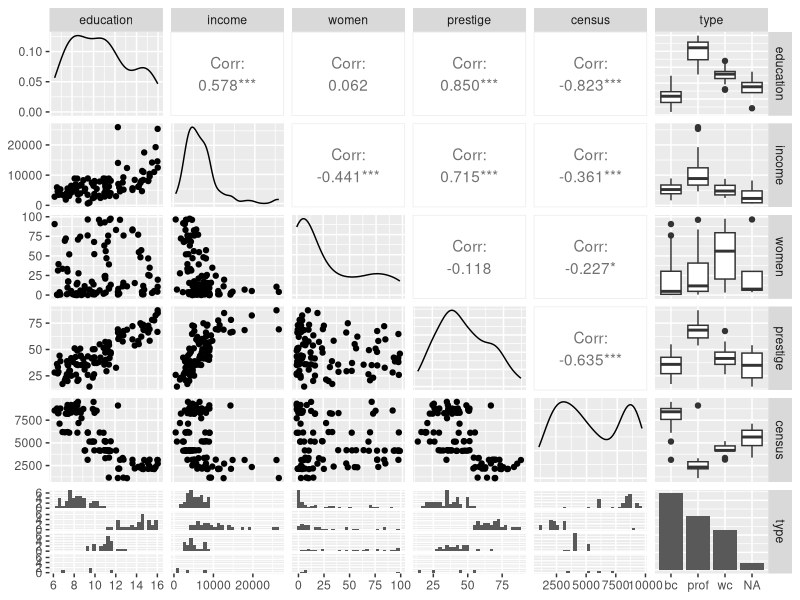
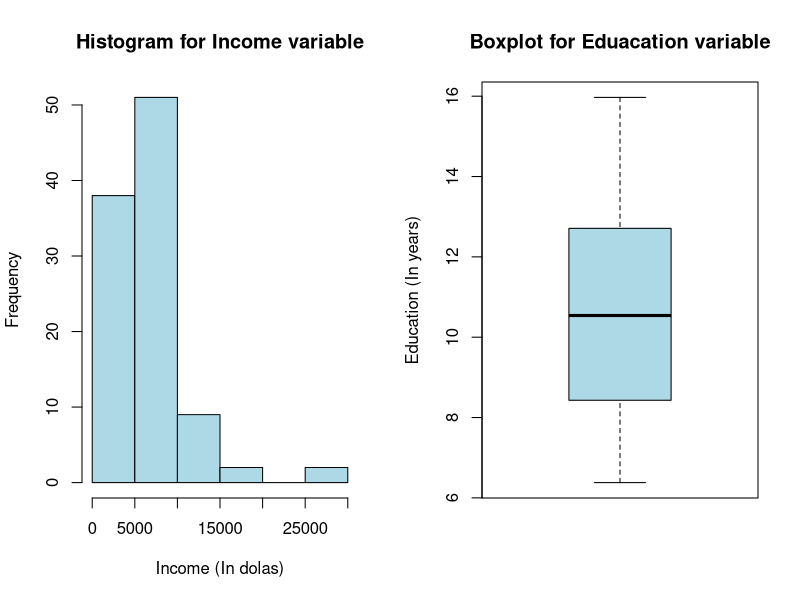
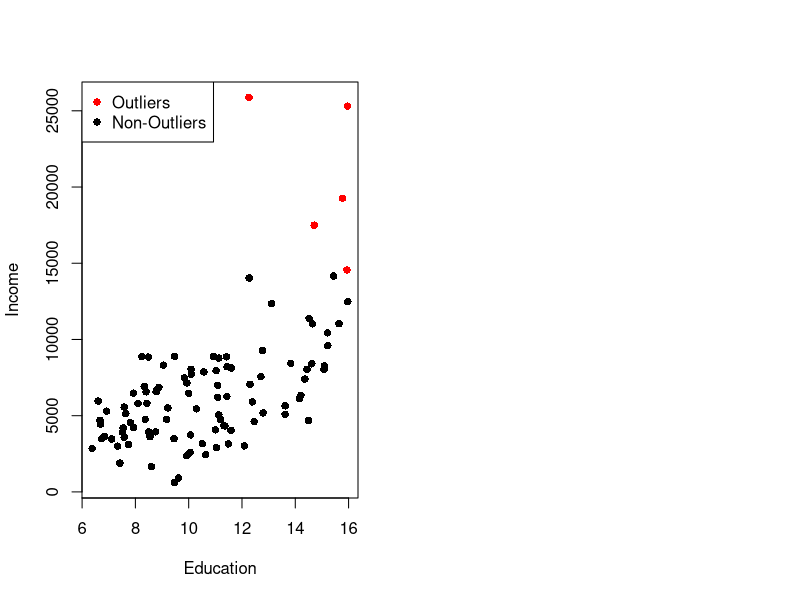
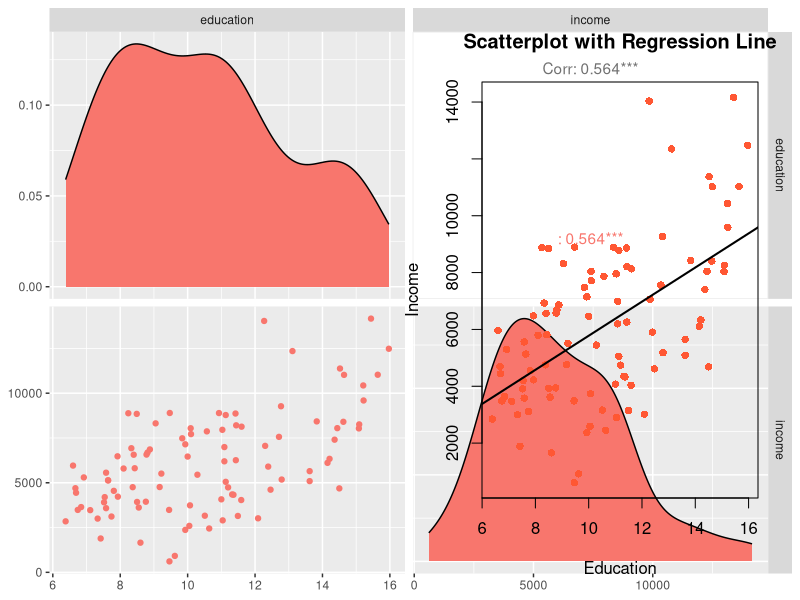
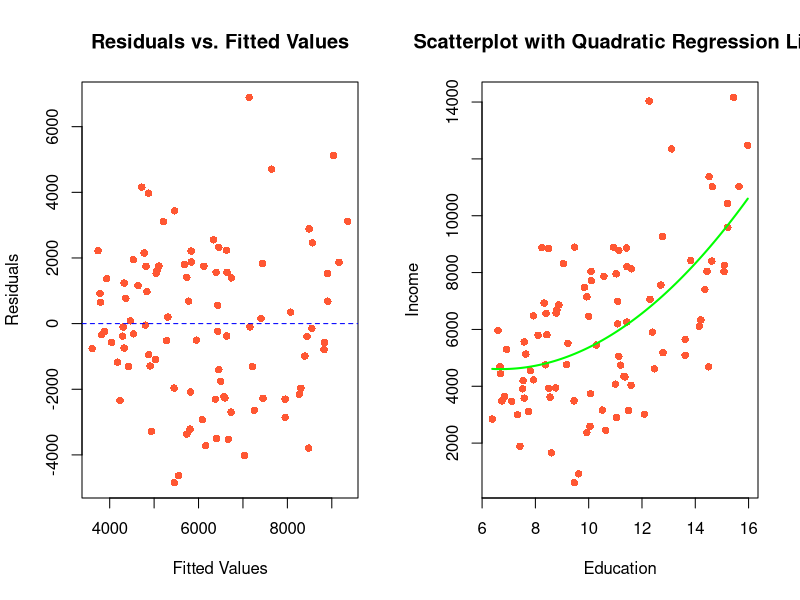
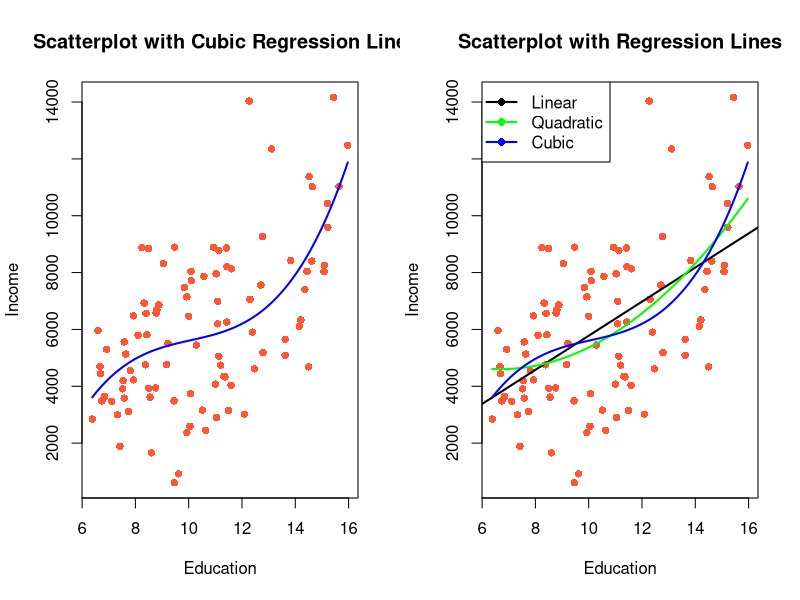
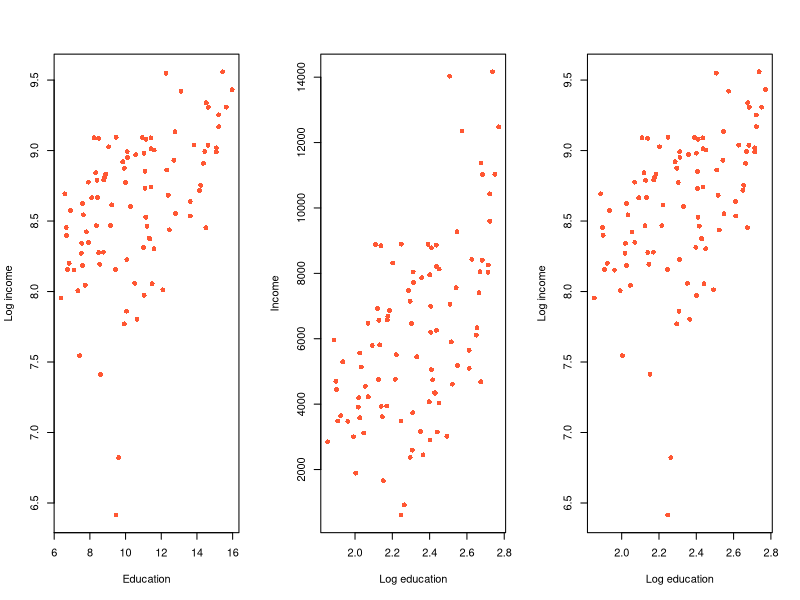
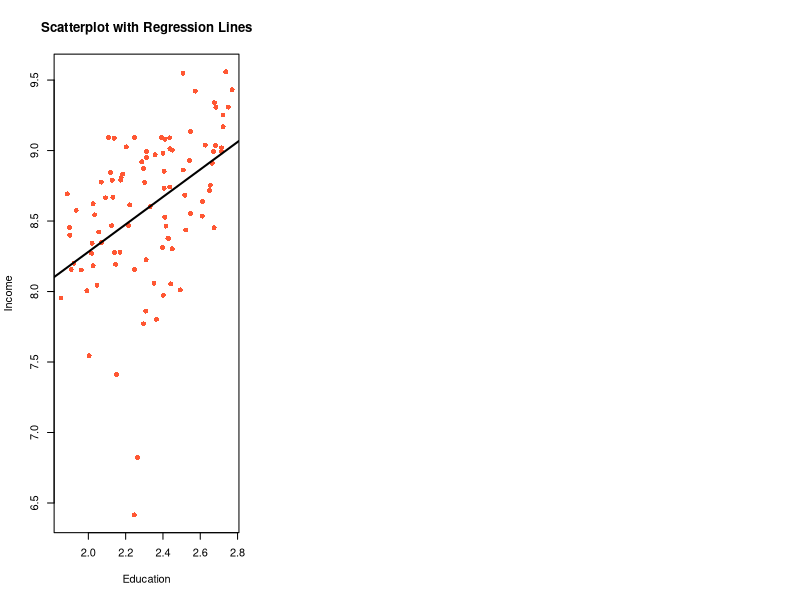

Recreate these plots in R, in order.
## ---- chunk 1
library(car)
prestige <- Prestige
summary(prestige)
## ---- chunk 2
library(ggplot2)
library(GGally)
ggpairs(data = prestige)
## ---- chunk 3
df <- prestige[, c("education", "income")]
str(df)
## ---- chunk 4
columns_with_nan <- colSums(is.na(df))
columns_with_nan
## ---- chunk 5
par(mfrow = c(1, 2))

hist(df$income, main = "Histogram for Income variable", xlab = "Income (In dolas)", col = "lightblue")
boxplot(df$education, main = "Boxplot for Eduacation variable", ylab = "Education (In years)", col = "lightblue")
## ---- chunk 6
quantiles = quantile(df$income)
q1 <- quantiles[2]
q3 <- quantiles[4]

iqr = q3 - q1
lower_bound = q1 - 1.5 * iqr
upper_bound = q3 + 1.5 * iqr

outliers <- df$income[df$income < lower_bound | df$income > upper_bound]
df[df$income < lower_bound | df$income > upper_bound, ]
## ---- chunk 7
plot(df$education, df$income, 
     xlab="Education", ylab="Income", col=ifelse(df$income < lower_bound | df$income > upper_bound, "red", "black"), pch=16)

legend("topleft", legend=c("Outliers", "Non-Outliers"), col=c("red", "black"), pch=16)
## ---- chunk 8
df <- df[!(df$income < lower_bound | df$income > upper_bound), ]
## ---- chunk 9
ggpairs(data = df, mapping = aes(color = ""))   
## ---- chunk 10
regression <- lm( income ~ education, data=df)
print(summary(regression))
## ---- chunk 11
plot(df$education, df$income, 
     main="Scatterplot with Regression Line",
     xlab="Education", ylab="Income", col="#FF5733", pch=16)
abline(regression, col="black", lwd=2)
## ---- chunk 12
plot(predict(regression), residuals(regression), 
     main = "Residuals vs. Fitted Values",
     xlab = "Fitted Values", ylab = "Residuals",
     col = "#FF5733", pch = 16)

abline(h = 0, col = "blue", lty = 2)
## ---- chunk 13
poly_model <- lm(income ~ poly(education, 2), data = df)
summary(poly_model)

plot(df$education, df$income, 
     main="Scatterplot with Quadratic Regression Line",
     xlab="Education", ylab="Income", col="#FF5733", pch=16)

x_seq <- seq(min(df$education), max(df$education), length.out = 100)
y_pred <- predict(poly_model, newdata = data.frame(education = x_seq, education2 = x_seq^2))
lines(x_seq, y_pred, col="green", lwd=2)
## ---- chunk 14
cubic_model <- lm(income ~ poly(education, 3), data = df)
summary(cubic_model)

plot(df$education, df$income, 
     main="Scatterplot with Cubic Regression Line",
     xlab="Education", ylab="Income", col="#FF5733", pch=16)

x_seq_3 <- seq(min(df$education), max(df$education), length.out = 100)
y_pred_3 <- predict(cubic_model, newdata = data.frame(education = x_seq))
lines(x_seq_3, y_pred_3, col="blue", lwd=2)
## ---- chunk 15
plot(df$education, df$income, 
     main="Scatterplot with Regression Lines",
     xlab="Education", ylab="Income", col="#FF5733", pch=16)
abline(regression, col="black", lwd=2)
lines(x_seq, y_pred, col="green", lwd=2)
lines(x_seq_3, y_pred_3, col="blue", lwd=2)
legend("topleft", legend=c("Linear", "Quadratic", "Cubic"),
       col=c("black", "green", "blue"), lwd=2, pch=16)
## ---- chunk 16
cat("Linear ->", summary(regression)$r.squared, "\n")
cat("Quadratic ->", summary(poly_model)$r.squared, "\n")
cat("Cubic ->", summary(cubic_model)$r.squared, "\n")
## ---- chunk 17
df$log_income <- log(df$income)
df$log_education <- log(df$education)

par(mfrow = c(1, 3))

plot(df$education, df$log_income, 
     xlab="Education", ylab="Log income", col="#FF5733", pch=16)

plot(df$log_education, df$income, 
     xlab="Log education", ylab="Income", col="#FF5733", pch=16)

plot(df$log_education, df$log_income, 
     xlab="Log education", ylab="Log income", col="#FF5733", pch=16)
## ---- chunk 18
loglog <- lm( log_income ~ log_education, data=df )
plot(df$log_education, df$log_income, 
     main="Scatterplot with Regression Lines",
     xlab="Education", ylab="Income", col="#FF5733", pch=16)
abline(loglog, col="black", lwd=2)

summary(loglog)
## ---- chunk 19
df$sqr_income <- sqrt(df$income)
df$sqr_education <- sqrt(df$education)

par(mfrow = c(1, 3))

plot(df$education, df$sqr_income, 
     xlab="Education", ylab="Squared income", col="#FF5733", pch=16)

plot(df$sqr_education, df$income, 
     xlab="Squared ducation", ylab="Income", col="#FF5733", pch=16)

plot(df$sqr_education, df$sqr_income, 
     xlab="Squared education", ylab="Squared income", col="#FF5733", pch=16)
## ---- chunk 20
sqrsqr <- lm( sqr_income ~ sqr_education, data=df )
plot(df$sqr_education, df$sqr_income, 
     main="Scatterplot with Regression Lines",
     xlab="Education", ylab="Income", col="#FF5733", pch=16)
abline(sqrsqr, col="black", lwd=2)

summary(sqrsqr)
